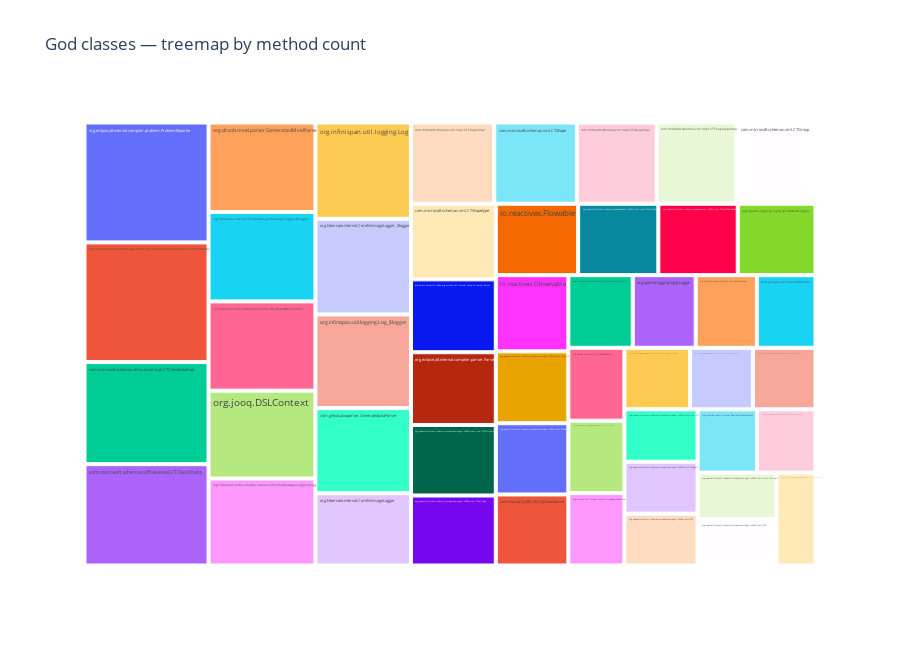
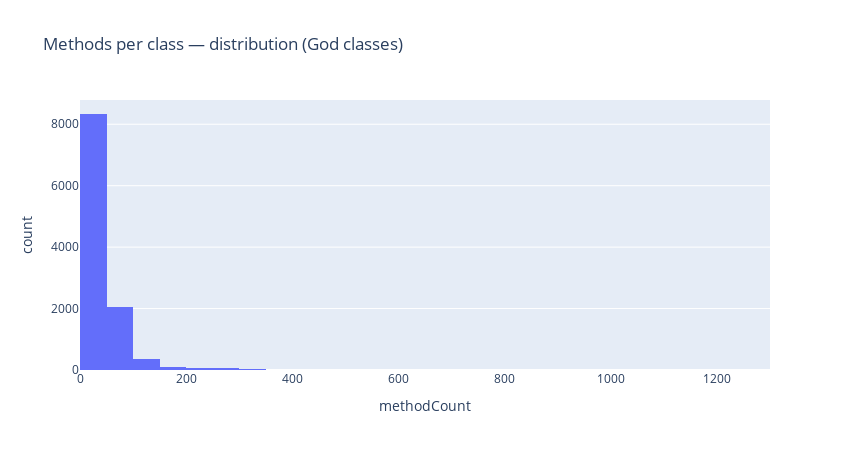

Here is the notebook cell these charts were saved with, in order:
### Markdown cell above
## 6) God Classes (> 20 methods)

### Code cell
path = os.path.join(HLA_DIR, "God_Classes.csv")
df_gc = read_csv_safe(path)

c_fqn = find_col(df_gc, "fqn_god_class", contains="fqn", default="fqn_god_class")
c_cnt = find_col(df_gc, "methodCount", contains="method", default="methodCount")

if df_gc.empty or not (c_fqn and c_cnt):
    show_empty("God Classes")
else:
    df_gc[c_cnt] = pd.to_numeric(df_gc[c_cnt], errors="coerce").fillna(0)

    # Treemap
    top = df_gc.sort_values(c_cnt, ascending=False).head(50)
    fig = px.treemap(top, path=[c_fqn], values=c_cnt, title="God classes — treemap by method count")
    fig.update_layout(height=650, width=900)
    fig.show()

    # Histogram
    fig = px.histogram(df_gc, x=c_cnt, nbins=30, title="Methods per class — distribution (God classes)")
    fig.update_layout(height=450, width=850)
    fig.show()

### Figure 1 — Plotly figure (JSON) as saved in the notebook; plotly's stock layout.template omitted (floating-point values rounded to 4 significant figures)
{"data": [{"branchvalues": "total", "domain": {"x": [0, 1], "y": [0, 1]}, "hovertemplate": "labels=%{label}<br>methodCount=%{value}<br>parent=%{parent}<br>id=%{id}<extra></extra>", "ids": ["org.eclipse.jdt.internal.compiler.problem.ProblemReporter", "org.drools.compiler.shade.org.eclipse.jdt.internal.compiler.problem.ProblemReporter", "com.microsoft.schemas.office.excel.impl.CTClientDataImpl", "com.microsoft.schemas.office.excel.CTClientData", "org.drools.mvel.parser.GeneratedMvelParser", "org.hibernate.internal.EntityManagerMessageLogger_$logger", "io.micrometer.core.instrument.binder.db.MetricsDSLContext", "org.jooq.DSLContext", "org.hibernate.cache.ehcache.internal.EhCacheMessageLogger_$logger", "org.infinispan.util.logging.Log", "org.hibernate.internal.CoreMessageLogger_$logger", "org.infinispan.util.logging.Log_$logger", "com.github.javaparser.GeneratedJavaParser", "org.hibernate.internal.CoreMessageLogger", "com.microsoft.schemas.vml.impl.CTShapeImpl", "com.microsoft.schemas.vml.CTShape", "com.microsoft.schemas.vml.impl.CTGroupImpl", "com.microsoft.schemas.vml.impl.CTShapetypeImpl", "com.microsoft.schemas.vml.CTGroup", "com.microsoft.schemas.vml.CTShapetype", "org.drools.compiler.shade.org.eclipse.jdt.internal.compiler.parser.Parser", "org.eclipse.jdt.internal.compiler.parser.Parser", "org.openxmlformats.schemas.wordprocessingml.x2006.main.impl.CTSettingsImpl", "org.openxmlformats.schemas.wordprocessingml.x2006.main.CTSettings", "io.reactivex.Flowable", "org.openxmlformats.schemas.spreadsheetml.x2006.main.impl.CTPivotTableDefinitionImpl", "org.openxmlformats.schemas.spreadsheetml.x2006.main.CTPivotTableDefinition", "org.apache.logging.log4j.spi.AbstractLogger", "io.reactivex.Observable", "org.openxmlformats.schemas.wordprocessingml.x2006.main.impl.CTRunTrackChangeImpl", "org.openxmlformats.schemas.wordprocessingml.x2006.main.CTRunTrackChange", "com.mysql.cj.jdbc.MysqlDataSource", "org.hibernate.persister.entity.AbstractEntityPersister", "org.apache.logging.log4j.Logger", "org.hibernate.query.internal.NativeQueryImpl", "com.google.api.Service$Builder", "org.apache.catalina.core.StandardContext", "org.drools.compiler.shade.org.eclipse.jdt.internal.compiler.codegen.CodeStream", "org.eclipse.jdt.internal.compiler.codegen.CodeStream", "org.openxmlformats.schemas.officeDocument.x2006.docPropsVTypes.impl.CTVectorImpl", "org.openxmlformats.schemas.officeDocument.x2006.docPropsVTypes.CTVector", "org.openxmlformats.schemas.wordprocessingml.x2006.main.impl.CTHyperlinkImpl", "org.openxmlformats.schemas.wordprocessingml.x2006.main.impl.CTPImpl", "org.openxmlformats.schemas.wordprocessingml.x2006.main.CTHyperlink", "org.openxmlformats.schemas.wordprocessingml.x2006.main.CTP", "org.hibernate.query.internal.AbstractProducedQuery", "org.openxmlformats.schemas.wordprocessingml.x2006.main.impl.CTRImpl", "org.openxmlformats.schemas.wordprocessingml.x2006.main.impl.CTSimpleFieldImpl", "org.openxmlformats.schemas.wordprocessingml.x2006.main.CTR", "org.openxmlformats.schemas.wordprocessingml.x2006.main.CTSimpleField"], "labels": ["org.eclipse.jdt.internal.compiler.problem.ProblemReporter", "org.drools.compiler.shade.org.eclipse.jdt.internal.compiler.problem.ProblemReporter", "com.microsoft.schemas.office.excel.impl.CTClientDataImpl", "com.microsoft.schemas.office.excel.CTClientData", "org.drools.mvel.parser.GeneratedMvelParser", "org.hibernate.internal.EntityManagerMessageLogger_$logger", "io.micrometer.core.instrument.binder.db.MetricsDSLContext", "org.jooq.DSLContext", "org.hibernate.cache.ehcache.internal.EhCacheMessageLogger_$logger", "org.infinispan.util.logging.Log", "org.hibernate.internal.CoreMessageLogger_$logger", "org.infinispan.util.logging.Log_$logger", "com.github.javaparser.GeneratedJavaParser", "org.hibernate.internal.CoreMessageLogger", "com.microsoft.schemas.vml.impl.CTShapeImpl", "com.microsoft.schemas.vml.CTShape", "com.microsoft.schemas.vml.impl.CTGroupImpl", "com.microsoft.schemas.vml.impl.CTShapetypeImpl", "com.microsoft.schemas.vml.CTGroup", "com.microsoft.schemas.vml.CTShapetype", "org.drools.compiler.shade.org.eclipse.jdt.internal.compiler.parser.Parser", "org.eclipse.jdt.internal.compiler.parser.Parser", "org.openxmlformats.schemas.wordprocessingml.x2006.main.impl.CTSettingsImpl", "org.openxmlformats.schemas.wordprocessingml.x2006.main.CTSettings", "io.reactivex.Flowable", "org.openxmlformats.schemas.spreadsheetml.x2006.main.impl.CTPivotTableDefinitionImpl", "org.openxmlformats.schemas.spreadsheetml.x2006.main.CTPivotTableDefinition", "org.apache.logging.log4j.spi.AbstractLogger", "io.reactivex.Observable", "org.openxmlformats.schemas.wordprocessingml.x2006.main.impl.CTRunTrackChangeImpl", "org.openxmlformats.schemas.wordprocessingml.x2006.main.CTRunTrackChange", "com.mysql.cj.jdbc.MysqlDataSource", "org.hibernate.persister.entity.AbstractEntityPersister", "org.apache.logging.log4j.Logger", "org.hibernate.query.internal.NativeQueryImpl", "com.google.api.Service$Builder", "org.apache.catalina.core.StandardContext", "org.drools.compiler.shade.org.eclipse.jdt.internal.compiler.codegen.CodeStream", "org.eclipse.jdt.internal.compiler.codegen.CodeStream", "org.openxmlformats.schemas.officeDocument.x2006.docPropsVTypes.impl.CTVectorImpl", "org.openxmlformats.schemas.officeDocument.x2006.docPropsVTypes.CTVector", "org.openxmlformats.schemas.wordprocessingml.x2006.main.impl.CTHyperlinkImpl", "org.openxmlformats.schemas.wordprocessingml.x2006.main.impl.CTPImpl", "org.openxmlformats.schemas.wordprocessingml.x2006.main.CTHyperlink", "org.openxmlformats.schemas.wordprocessingml.x2006.main.CTP", "org.hibernate.query.internal.AbstractProducedQuery", "org.openxmlformats.schemas.wordprocessingml.x2006.main.impl.CTRImpl", "org.openxmlformats.schemas.wordprocessingml.x2006.main.impl.CTSimpleFieldImpl", "org.openxmlformats.schemas.wordprocessingml.x2006.main.CTR", "org.openxmlformats.schemas.wordprocessingml.x2006.main.CTSimpleField"], "name": "", "parents": ["", "", "", "", "", "", "", "", "", "", "", "", "", "", "", "", "", "", "", "", "", "", "", "", "", "", "", "", "", "", "", "", "", "", "", "", "", "", "", "", "", "", "", "", "", "", "", "", "", ""], "type": "treemap", "values": [1275.0, 1273.0, 1085.0, 1078.0, 820.0, 819.0, 818.0, 805.0, 797.0, 789.0, 783.0, 767.0, 697.0, 592.0, 580.0, 575.0, 556.0, 555.0, 551.0, 550.0, 530.0, 529.0, 513.0, 509.0, 504.0, 491.0, 486.0, 476.0, 474.0, 447.0, 443.0, 442.0, 401.0, 392.0, 381.0, 365.0, 350.0, 348.0, 348.0, 346.0, 332.0, 330.0, 329.0, 326.0, 325.0, 323.0, 317.0, 315.0, 313.0, 311.0]}], "layout": {"height": 650, "legend": {"tracegroupgap": 0}, "title": {"text": "God classes — treemap by method count"}, "width": 900}}

### Figure 2 — Plotly figure (JSON) as saved in the notebook; plotly's stock layout.template omitted (floating-point values rounded to 4 significant figures; data arrays with more than 128 entries replaced by an {"elided": "..."} marker saying what was removed)
{"data": [{"bingroup": "x", "hovertemplate": "methodCount=%{x}<br>count=%{y}<extra></extra>", "legendgroup": "", "marker": {"color": "#636efa", "pattern": {"shape": ""}}, "name": "", "nbinsx": 30, "orientation": "v", "showlegend": false, "type": "histogram", "x": {"elided": "11032 int values"}, "xaxis": "x", "yaxis": "y"}], "layout": {"barmode": "relative", "height": 450, "legend": {"tracegroupgap": 0}, "title": {"text": "Methods per class — distribution (God classes)"}, "width": 850, "xaxis": {"anchor": "y", "domain": [0, 1], "title": {"text": "methodCount"}}, "yaxis": {"anchor": "x", "domain": [0, 1], "title": {"text": "count"}}}}
